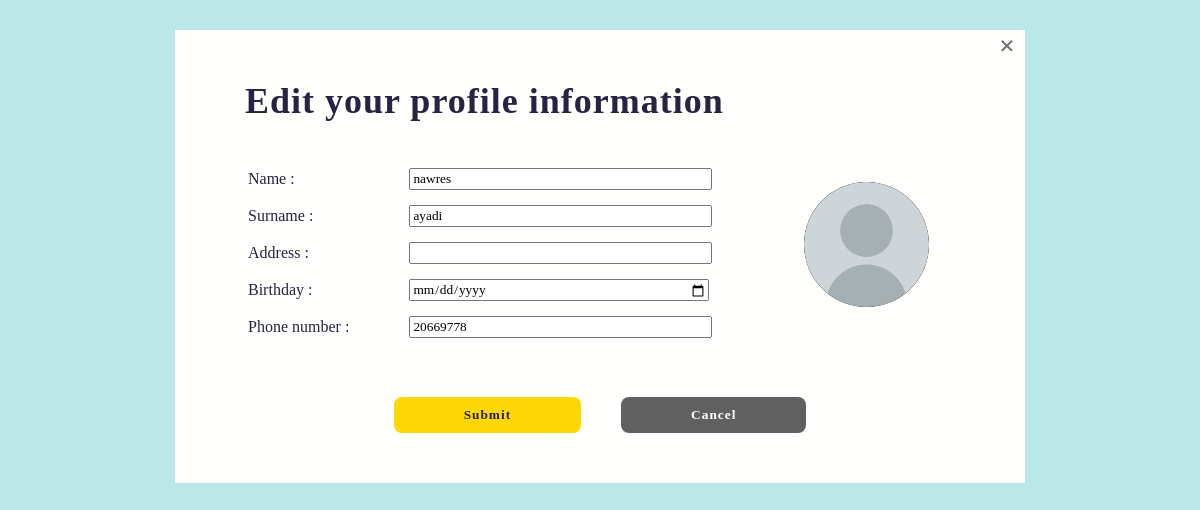
The page /pages_user/editProfilePage.php?user_id=3 (signed in) on the database its author committed.
### tables this page shows
CREATE TABLE IF NOT EXISTS `users` (
  `ID_U` int(11) NOT NULL AUTO_INCREMENT,
  `FIRSTNAME_U` varchar(50) NOT NULL,
  `LASTNAME_U` varchar(50) NOT NULL,
  `TEL_U` int(8) NOT NULL,
  `EMAIL_U` varchar(100) NOT NULL,
  `PASS_U` varchar(100) NOT NULL,
  `BIRTHDAY` date DEFAULT NULL,
  `ADDRESS` varchar(100) DEFAULT NULL,
  `PFP_U` varchar(200) DEFAULT 'Uploads/Blank profile picture.png',
  `USER_TYPE` varchar(250) DEFAULT NULL,
  `Status` varchar(250) DEFAULT NULL,
  PRIMARY KEY (`ID_U`)
);

### pages_user/editProfilePage.php (the view, shortened to what this page needs)
<?php
include('../db.php');
$user_id = $_GET['user_id'];
$user_query = "SELECT * FROM users WHERE ID_U = ?";
$stmt = $pdo->prepare($user_query);
$stmt->execute([$user_id]);
$user = $stmt->fetch();
$PFP_U = isset($user['PFP_U']) ? $user['PFP_U'] : 'default.jpg';
?>
<!DOCTYPE html>
<html lang="en">
<head>
  <link rel="stylesheet" href="../styles/styles.css">
</head>
<body>
<div class="edit-modal" id="editModal">
    <div class="edit-modal-box">
        <span class="close" id="editClose">&times;</span>
        <h2>Edit your profile information</h2>
        <form action="editProfile.php" class="edit-div" id="editForm" method="post" enctype="multipart/form-data">
            <div class="modal-content">
                <div class="edit-left">
                    <br>
                    <table class="edit-tab">
                        <tr>
                            <td><label for="nameEdit">Name :</label></td>
                            <td><input type="text" name="nameEdit" id="nameEdit" value="<?php echo $user['FIRSTNAME_U'] ?>"><br></td>
                        </tr>
                        <tr>
                            <td><label for="surnameEdit">Surname :</label></td>
                            <td><input type="text" name="surnameEdit" id="surnameEdit" value="<?php echo $user['LASTNAME_U'] ?>"><br></td>
                        </tr>
                        <tr>
                            <td><label for="addressEdit">Address :</label></td>
                            <td><input type="text" name="addressEdit" id="addressEdit" value="<?php echo $user['ADDRESS'] ?>"><br></td>
                       </tr>
                        <tr>
                            <td><label for="birthEdit">Birthday :</label></td>
                            <td><input type="date" name="birthEdit" id="birthEdit" value="<?php echo $user['BIRTHDAY'] ?>"><br></td>
                        </tr>
                        <tr>
                            <td><label for="phoneEdit">Phone number :</label></td>
                            <td><input type="tel" name="phoneEdit" id="phoneEdit" value="<?php echo $user['TEL_U'] ?>"><br></td>
                        </tr>
                    </table>
                </div>
                <div class="edit-right">
                    <form action="editProfile.php" method="post" enctype="multipart/form-data">
                        <a id="changePic">
                            <img id="profileImgEdit" class="edit-img" src="../<?php echo $PFP_U; ?>" alt="">
                        </a>
                </div>
            </div>
            <div class="btns">
                <input type="submit" class="btn" id="submitBtn">
                <button class="btn" id="cancelBtn">Cancel</button>
            </div>
        </form>
    </div>
</div>
</body>
</html>

### styles/styles.css (style rules this page uses)
* { font-family: "Outfit"; }
body { background-color: #bae8e8; font-family: "Outfit"; margin:0; padding:0; color: #272343; }
.btn { background-color: #ffd803; font-weight: 700; letter-spacing: 1px; border-radius: 8px; color: #272343; border: none; vertical-align: top; }
h2 { font-size: 27px; letter-spacing: 1px; }
.close { color: #6f6f6f; float: right; font-size: 28px; font-weight: bold; margin-right: 10px; }
.btns { display: flex; justify-content:center; text-align: center; }
.edit-modal-box { background-color: #fffffe; height: auto; width: 850px; margin-right: auto; margin-left: auto; }
.edit-left { width: 65%; }
.edit-tab { width:100%; }
.edit-tab tr { height: 35px; }
.edit-tab td:first-child { width: 35%; }
.edit-tab input { width: 100%; }
.modal-content { width: auto; padding: 0 70px 50px 70px; display: flex; justify-content: space-between; }
.edit-modal-box h2 { padding: 50px 70px 0 70px; font-size: 36px; margin-bottom: 20px; }
.edit-right { width: 25%; display: flex; justify-content:center; align-items: center; }
.edit-right a { position: relative; width: 125px; height: 125px; border-radius: 50%; overflow: hidden; background-color: #111; }
.edit-img { width: 100%; }
.edit-img { object-fit:cover; height: 125px; opacity: 1; transition: opacity .2s ease-in-out; }
.edit-div .btn { margin: 0 20px 50px 20px; padding: 10px 70px; }
#cancelBtn { background-color: #606060; color: white; }

### rows shown on the page
users: nameEdit "nawres", surnameEdit "ayadi", phoneEdit "20669778", PFP_U (placeholder picture)
